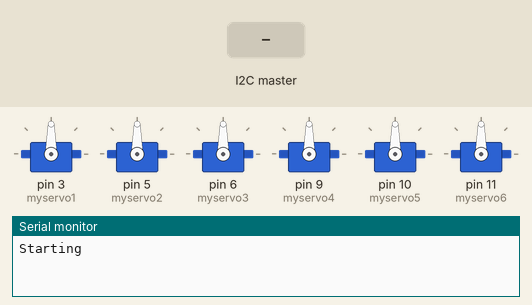
Recording of a sketch running on a simulated Arduino Uno, built with avr-gcc and run on an emulated ATmega328P. On the bench: 6 × servo, the last lines printed to the serial monitor. Inputs (shaded band) come from the test bench.

Above: at 1.2 s.
1.3 s: the I2C master sends the byte 1
At 1.9 s:
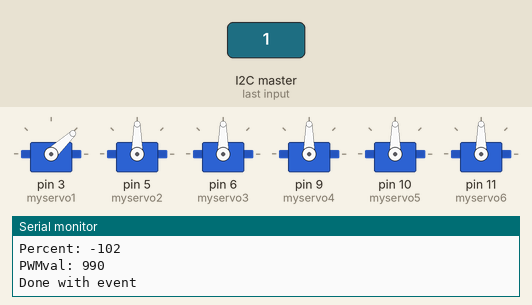
2.8 s: the I2C master sends the byte 2
At 4.0 s:
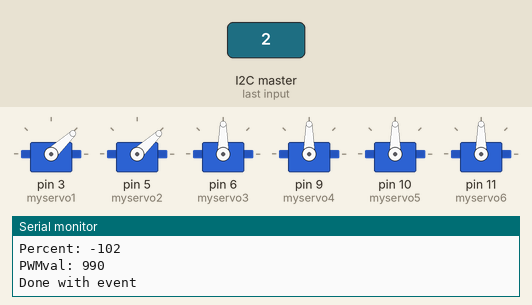
4.3 s: the I2C master sends the byte 200
At 5.5 s:
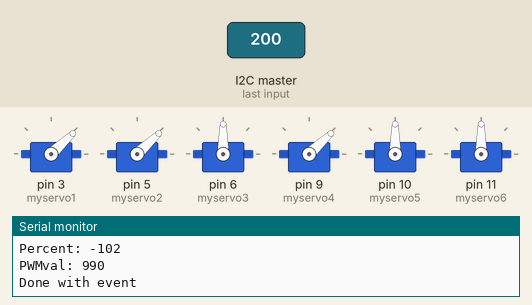
Timing chart, 0 to 7.3 s (numbered marks = the images above; inputs shaded):
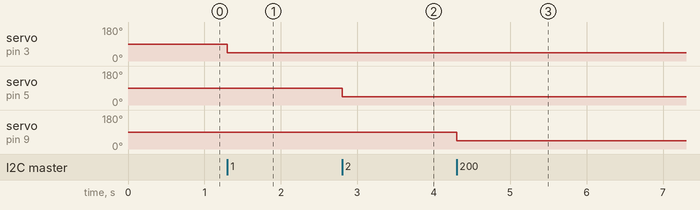

Measured:
- after the input at 1.3 s, servo on pin 3 (myservo1): 90° → 43° at once
- after the input at 2.8 s, servo on pin 5 (myservo2): 90° → 43° at once
- after the input at 4.3 s, servo on pin 9 (myservo4): 90° → 43° at once

The sketch:

MotorControl_6Motors.ino
```cpp
#include <Servo.h>
#include <Wire.h>

int percent = 0;
int PWMval = 0;

int speedByte = 0;
int motorByte = 0;

Servo myservo1;  //creating servo objects for each individual talon
Servo myservo2;
Servo myservo3;
Servo myservo4;
Servo myservo5;
Servo myservo6;


  void setup()
    {
      Wire.begin(8);                  //begin i2c address
      Wire.onReceive(receiveEvent);   //to be exectued each time i2c transaction occurs
      Serial.begin(9600);             //serial baud rate
      Serial.println("Starting");
      myservo1.attach(3);  // attaches the servo on pin 5 to the servo object
      myservo2.attach(5);
      myservo3.attach(6);
      myservo4.attach(9);
      myservo5.attach(10);
      myservo6.attach(11);
    }

  void loop()
    {
      delay(100);
    }


  void receiveEvent(int howMany)
    {

     motorByte = Wire.read();
     speedByte = Wire.read();

       if (bitRead(motorByte,0) == 1){    //read bit 0 of motorbyte looking for motor 1 listening
          Serial.print("MotorByte: ");
          Serial.println(motorByte);      // print the integer

          Serial.print("SpeedByte: ");
          Serial.println(speedByte);      // print the integer

          percent = ((speedByte-50)*2);   //duty cycle calculation
          Serial.print("Percent: ");
          Serial.println(percent);

          PWMval = map(percent, -100, 100, 1000, 2000);     // scale it to use it with the servo (value between 0 and 180)
          myservo1.write(PWMval);                        // sets the servo position according to the scaled value
          Serial.print("PWMval: ");
          Serial.println(PWMval);

          Serial.println("Done with event");
          Serial.println("");
       }
       else if (bitRead(motorByte,1) == 1){
          Serial.print("MotorByte: ");
          Serial.println(motorByte);      // print the integer

          Serial.print("SpeedByte: ");
          Serial.println(speedByte);      // print the integer

          percent = ((speedByte-50)*2);
          Serial.print("Percent: ");
          Serial.println(percent);

          PWMval = map(percent, -100, 100, 1000, 2000);     // scale it to use it with the servo (value between 0 and 180)
          myservo2.write(PWMval);                        // sets the servo position according to the scaled value
          Serial.print("PWMval: ");
          Serial.println(PWMval);

          Serial.println("Done with event");
          Serial.println("");
       }
       else if (bitRead(motorByte,2) == 1){
          Serial.print("MotorByte: ");
          Serial.println(motorByte);      // print the integer

          Serial.print("SpeedByte: ");
          Serial.println(speedByte);      // print the integer

          percent = ((speedByte-50)*2);
          Serial.print("Percent: ");
          Serial.println(percent);

          PWMval = map(percent, -100, 100, 1000, 2000);     // scale it to use it with the servo (value between 0 and 180)
          myservo3.write(PWMval);                        // sets the servo position according to the scaled value
          Serial.print("PWMval: ");
          Serial.println(PWMval);

          Serial.println("Done with event");
          Serial.println("");
       }
       else if (bitRead(motorByte,3) == 1){
          Serial.print("MotorByte: ");
          Serial.println(motorByte);      // print the integer

          Serial.print("SpeedByte: ");
          Serial.println(speedByte);      // print the integer

          percent = ((speedByte-50)*2);
          Serial.print("Percent: ");
          Serial.println(percent);

          PWMval = map(percent, -100, 100, 1000, 2000);     // scale it to use it with the servo (value between 0 and 180)
          myservo4.write(PWMval);                        // sets the servo position according to the scaled value
          Serial.print("PWMval: ");
          Serial.println(PWMval);

          Serial.println("Done with event");
          Serial.println("");
       }
       else if (bitRead(motorByte,4) == 1) {
          Serial.print("MotorByte: ");
          Serial.println(motorByte);      // print the integer

          Serial.print("SpeedByte: ");
          Serial.println(speedByte);      // print the integer

          percent = ((speedByte-50)*2);
          Serial.print("Percent: ");
          Serial.println(percent);

          PWMval = map(percent, -100, 100, 1000, 2000);     // scale it to use it with the servo (value between 0 and 180)
          myservo5.write(PWMval);                        // sets the servo position according to the scaled value
          Serial.print("PWMval: ");
          Serial.println(PWMval);

          Serial.println("Done with event");
          Serial.println("");
       }
       else if (bitRead(motorByte,5) == 1){
          Serial.print("MotorByte: ");
          Serial.println(motorByte);      // print the integer

          Serial.print("SpeedByte: ");
          Serial.println(speedByte);      // print the integer

          percent = ((speedByte-50)*2);
          Serial.print("Percent: ");
          Serial.println(percent);

          PWMval = map(percent, -100, 100, 1000, 2000);     // scale it to use it with the servo (value between 0 and 180)
          myservo6.write(PWMval);                        // sets the servo position according to the scaled value
          Serial.print("PWMval: ");
          Serial.println(PWMval);

          Serial.println("Done with event");
          Serial.println("");
       }
       else{
          Serial.print("Invalid motorByte entered.");
       }

    }
```
